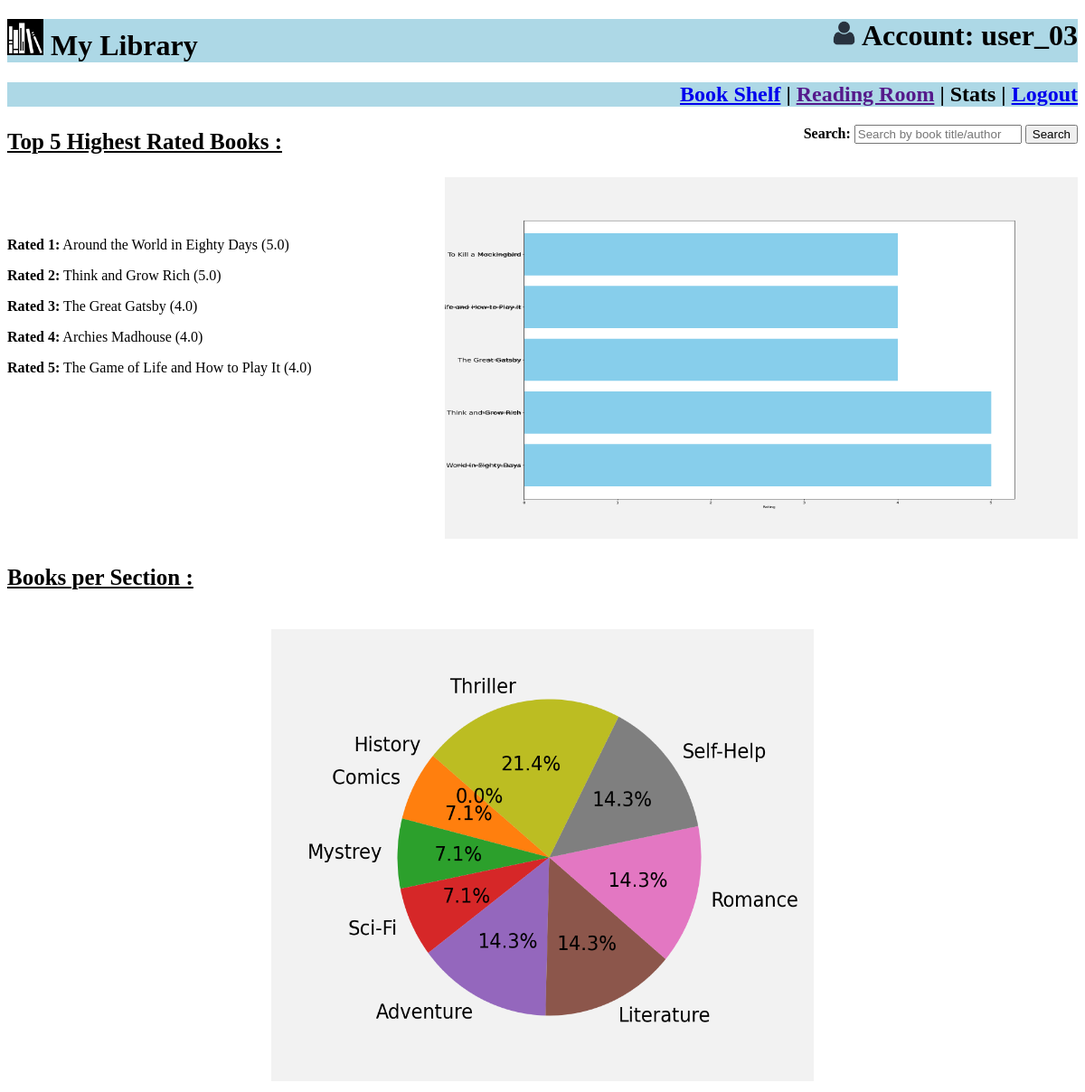
The page /user_stats/user_03 on the database its author committed.
### app.py (models this page shows)
class Books(db.Model):
    Book_id=db.Column(db.Integer,primary_key=True,autoincrement=True)
    Title=db.Column(db.String,nullable=False,unique=True)
    Content=db.Column(db.LargeBinary,nullable=False)
    Authors=db.Column(db.String,nullable=False)
    Section=db.Column(db.String,db.ForeignKey(Section.Name),nullable=False)
    Cover=db.Column(db.String,unique=True)
    Pages=db.Column(db.Integer,nullable=False)
    children1 = db.relationship("Requests", back_populates="parent1", cascade="all, delete-orphan")
    children2 = db.relationship("Issued", back_populates="parent1", cascade="all, delete-orphan")
    children3 = db.relationship("Payments", back_populates="parent1", cascade="all, delete-orphan")
    children4 = db.relationship("Returned", back_populates="parent1", cascade="all, delete-orphan")
    children5 = db.relationship("Ratings", back_populates="parent1", cascade="all, delete-orphan")
    children6 = db.relationship("Reject", back_populates="parent1", cascade="all, delete-orphan")
    parent = db.relationship("Section", back_populates="children1")

### app.py (the view)
@app.route("/user_stats/<username>")
def user_stats(username):
    thread = Thread(target=generate_plots)
    thread.start()
    highest_rated_books = generate_plots()
    return render_template("user_stats.html", username=username, books=highest_rated_books)

### app.py (called while the page is built)
def generate_bar(highest_rated_books):
    with app.app_context():
        plt.subplots(figsize=(22, 16), facecolor='#f2f2f2')
        plt.barh([book["Book Title"] for book in highest_rated_books],[book["Avg Rating"] for book in highest_rated_books], color='skyblue')
        plt.tick_params(axis='y', labelsize=18)
        plt.xlabel('Rating')
        plt.ylabel('Book Title')
        plt.gca().invert_yaxis()
        plt.savefig("./static/stats_barchart.png")
        plt.close()

def generate_pie(books_per_section):
    with app.app_context():
        b_by_s=sorted(books_per_section, key=lambda x: x["Books"])
        book_counts=[book["Books"] for book in b_by_s]
        sections=[book["Sec_Name"] for book in b_by_s]
        plt.subplots(figsize=(10, 8), facecolor='#f2f2f2')
        plt.pie(book_counts, labels=sections, autopct='%1.1f%%', startangle=140, textprops={'fontsize': 25})
        plt.axis('equal')
        plt.savefig("./static/stats_piechart.png")
        plt.close()

### templates/user_stats.html (shortened to what this page needs)
<!DOCTYPE html>
<html lang="en">
<head>
    <link rel="stylesheet" href="/static/user_style.css" >
</head>
<body>
    <h1 style="text-align: left;">
        <img src="/static/app-logo.png" height="40px" width="40px">  My Library
        <span style="float: right;"><img src="/static/account-icon.png" height="27px" width="27px"> Account: {{username}}</span>
    </h1>
    <h2> <a href="/user_dashboard/{{username}}"><span title="Find all books here."> Book Shelf</span></a> | <a href=""><span title="Read here.">Reading Room</span></a> | <span title="See the overall performance of the app." >Stats</span> | <a href="/"> <span title="Logout"> Logout</span></a></h2>
    <div style="float: right;">
        <form action="/search/{{username}}" method="POST">
            <label for="search"><b>Search:</b></label>
            <input type="text" id="search" name="search" placeholder="Search by book title/author" required>
            <button type="submit">Search</button>
        </form>
    </div>
    <h3 style="font-size: 25px;"><u>Top 5 Highest Rated Books :</u></h3>
        <div class="rating">
            <div class="books" style="overflow: hidden;">
                <div style="float: left; margin-top: 50px;">
                    {% for i in books %}
                    <p><b>Rated {{loop.index}}:</b> {{i["Book Title"]}} ({{i["Avg Rating"]}})</p>
                    {% endfor %}
                </div>
                <div style="float: right;">
                    <img class="image" src="/static/stats_barchart.png" height="400px" width="700px">
                </div>
            </div>
        </div>
        <div>
            <h3 style="font-size: 25px;"><u>Books per Section : </u></h3>
            <br>
            <div style="text-align: center;">
            <img class="image" src="/static/stats_piechart.png" height="500px" width="600px" >
            </div>
        </div>
    </body>
</html>

### static/user_style.css (style rules this page uses)
h1 { text-align: right; background-color:#add8e6; }
h2 { text-align: right; background-color:#add8e6; }
body { background-color: #ffffff; }

### rows shown on the page
Books: Title "Around the World in Eighty Days", i "5.0"
Books: Title "Think and Grow Rich", i "5.0"
Books: Title "The Great Gatsby", i "4.0"
Books: Title "Archies Madhouse", i "4.0"
Books: Title "The Game of Life and How to Play It", i "4.0"

### other values the page prints
{{ username }} "user_03"
